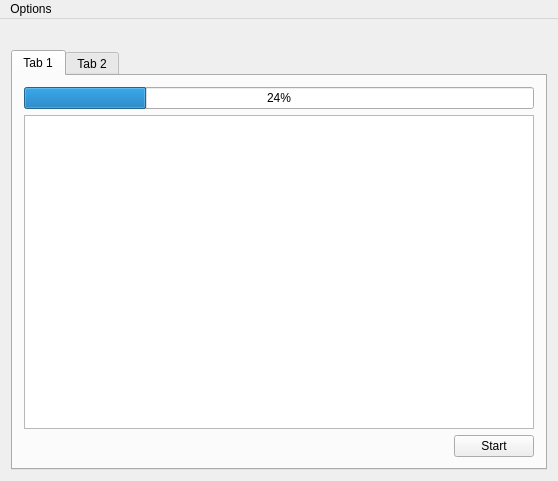
<?xml version="1.0" encoding="UTF-8"?>
<ui version="4.0">
 <class>MainWindow</class>
 <widget class="QMainWindow" name="MainWindow">
  <property name="geometry">
   <rect>
    <x>0</x>
    <y>0</y>
    <width>558</width>
    <height>481</height>
   </rect>
  </property>
  <property name="windowTitle">
   <string>MainWindow</string>
  </property>
  <widget class="QWidget" name="centralWidget">
   <layout class="QVBoxLayout" name="verticalLayout_3">
    <item>
     <widget class="QLabel" name="lblLogo">
      <property name="text">
       <string/>
      </property>
      <property name="pixmap">
       <pixmap>logo-m-DayCareSolutionsKasteeldreef661Beveren261.png</pixmap>
      </property>
     </widget>
    </item>
    <item>
     <widget class="QTabWidget" name="tabWidget">
      <property name="currentIndex">
       <number>0</number>
      </property>
      <widget class="QWidget" name="tab">
       <attribute name="title">
        <string>Tab 1</string>
       </attribute>
       <layout class="QVBoxLayout" name="verticalLayout_2">
        <item>
         <layout class="QVBoxLayout" name="verticalLayout">
          <item>
           <widget class="QProgressBar" name="prbVerloop">
            <property name="value">
             <number>24</number>
            </property>
           </widget>
          </item>
          <item>
           <layout class="QHBoxLayout" name="horizontalLayout">
            <item>
             <widget class="QListWidget" name="lstOutput"/>
            </item>
           </layout>
          </item>
         </layout>
        </item>
        <item>
         <layout class="QHBoxLayout" name="horizontalLayout_2">
          <item>
           <spacer name="horizontalSpacer">
            <property name="orientation">
             <enum>Qt::Horizontal</enum>
            </property>
            <property name="sizeHint" stdset="0">
             <size>
              <width>40</width>
              <height>20</height>
             </size>
            </property>
           </spacer>
          </item>
          <item>
           <widget class="QPushButton" name="btnStart">
            <property name="text">
             <string>Start</string>
            </property>
           </widget>
          </item>
         </layout>
        </item>
       </layout>
      </widget>
      <widget class="QWidget" name="tab_2">
       <attribute name="title">
        <string>Tab 2</string>
       </attribute>
       <layout class="QVBoxLayout" name="verticalLayout_6">
        <item>
         <layout class="QVBoxLayout" name="verticalLayout_5">
          <item>
           <layout class="QHBoxLayout" name="horizontalLayout_6">
            <item>
             <widget class="QListWidget" name="lstPrograms"/>
            </item>
            <item>
             <layout class="QVBoxLayout" name="verticalLayout_4">
              <item>
               <layout class="QHBoxLayout" name="horizontalLayout_4">
                <item>
                 <widget class="QLabel" name="lblAddArg">
                  <property name="text">
                   <string>Add arguments:</string>
                  </property>
                 </widget>
                </item>
                <item>
                 <widget class="QLineEdit" name="lneArguments"/>
                </item>
               </layout>
              </item>
              <item>
               <layout class="QHBoxLayout" name="horizontalLayout_5">
                <item>
                 <widget class="QLabel" name="lblScript">
                  <property name="text">
                   <string>Add script</string>
                  </property>
                 </widget>
                </item>
                <item>
                 <widget class="QLineEdit" name="lneScriptUrl"/>
                </item>
                <item>
                 <widget class="QPushButton" name="btnScriptUrl">
                  <property name="minimumSize">
                   <size>
                    <width>80</width>
                    <height>0</height>
                   </size>
                  </property>
                  <property name="text">
                   <string>Shose</string>
                  </property>
                 </widget>
                </item>
               </layout>
              </item>
              <item>
               <spacer name="verticalSpacer">
                <property name="orientation">
                 <enum>Qt::Vertical</enum>
                </property>
                <property name="sizeHint" stdset="0">
                 <size>
                  <width>20</width>
                  <height>40</height>
                 </size>
                </property>
               </spacer>
              </item>
             </layout>
            </item>
           </layout>
          </item>
          <item>
           <layout class="QHBoxLayout" name="horizontalLayout_3">
            <item>
             <spacer name="horizontalSpacer_2">
              <property name="orientation">
               <enum>Qt::Horizontal</enum>
              </property>
              <property name="sizeHint" stdset="0">
               <size>
                <width>40</width>
                <height>20</height>
               </size>
              </property>
             </spacer>
            </item>
            <item>
             <widget class="QPushButton" name="btnCancel">
              <property name="text">
               <string>cancel</string>
              </property>
             </widget>
            </item>
            <item>
             <widget class="QPushButton" name="btnSave">
              <property name="text">
               <string>Save</string>
              </property>
             </widget>
            </item>
           </layout>
          </item>
         </layout>
        </item>
       </layout>
      </widget>
     </widget>
    </item>
   </layout>
  </widget>
  <widget class="QMenuBar" name="menuBar">
   <property name="geometry">
    <rect>
     <x>0</x>
     <y>0</y>
     <width>558</width>
     <height>20</height>
    </rect>
   </property>
   <widget class="QMenu" name="menuDay_Care_program_installer">
    <property name="title">
     <string>Options</string>
    </property>
    <addaction name="actionAdd_Program"/>
   </widget>
   <addaction name="menuDay_Care_program_installer"/>
  </widget>
  <action name="actionAdd_Program">
   <property name="text">
    <string>Add Program</string>
   </property>
  </action>
 </widget>
 <layoutdefault spacing="6" margin="11"/>
 <resources/>
 <connections/>
</ui>
